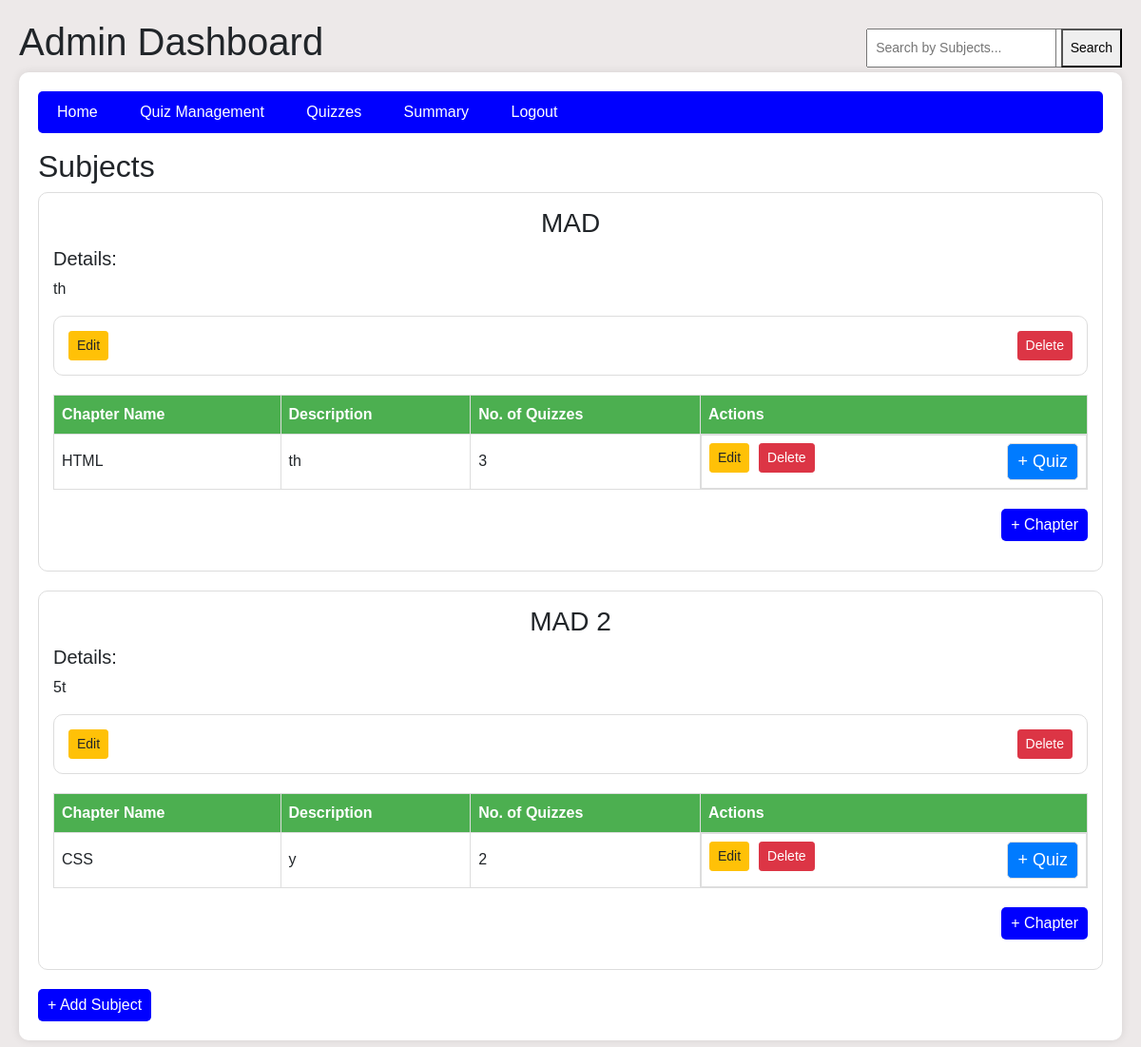
/admin/quiz_management, run on the app's committed database.
### model/model.py (models this page shows)
class Subject(db.Model):
    __tablename__ = "subjects"
    id = db.Column(db.Integer, primary_key=True)
    name = db.Column(db.String(100), nullable=False)
    description = db.Column(db.String(700), nullable=True)
    chapters = db.relationship("Chapter", back_populates="subject", cascade="all, delete-orphan")

class Chapter(db.Model):
    __tablename__ = "chapters"
    id = db.Column(db.Integer, primary_key=True)
    name = db.Column(db.String(100), nullable=False)
    description = db.Column(db.String(700), nullable=False)
    subject_id = db.Column(db.Integer, db.ForeignKey("subjects.id"), nullable=False)
    subject = db.relationship("Subject", back_populates="chapters")
    quizzes = db.relationship("Quiz", back_populates="chapter", cascade="all, delete-orphan")

### controllers/controllers.py (the view)
@controllers.route('/admin/quiz_management', methods = ['get', 'post'])
def admin_quiz_management():
    search_query = request.args.get('search', '').strip()  # Get search query from URL
    if search_query:
        subjects = Subject.query.filter(Subject.name.ilike(f"%{search_query}%")).all()  # Case-insensitive search
    else:
        subjects = Subject.query.all()  # Fetch all subjects for the dashboard
    chapters = Chapter.query.all()  # Fetch all chapters
    quizzes = Quiz.query.all()  # Fetch all quizzes
    questions = Question.query.all()  # Fetch all questions
    return render_template('admin_dashboard_1.html', subjects=subjects, chapters=chapters, quizzes=quizzes, questions=questions , search_query=search_query)

### templates/admin_dashboard_1.html (shortened to what this page needs)
<!DOCTYPE html>
<html lang="en">
<head>
    <link href="https://stackpath.bootstrapcdn.com/bootstrap/4.5.2/css/bootstrap.min.css" rel="stylesheet">
</head>
<body>
    <h1>Admin Dashboard</h1>
    <div class="dashboard-container">
        <div class="nav-bar">
            <div>
                <a href="{{ url_for('controllers.admin_dashboard') }}">Home</a>
                <a href="{{ url_for('controllers.admin_quiz_management') }}">Quiz Management</a>
                <a href="{{ url_for('controllers.admin_quizzes') }}">Quizzes</a>
                <a href="{{ url_for('controllers.admin_summary') }}">Summary</a>
                <a href="{{ url_for('controllers.logout') }}">Logout</a>
            </div>
            <div class="search-container">
            </div>
        </div>
    <div class="search-container">
        <form method="GET" action="{{ url_for('controllers.admin_quiz_management') }}">
            <input type="text" name="search" value="{{ search_query }}" placeholder="Search by Subjects...">
            <button type="submit">Search</button>
        </form>
    </div>
    <h2>Subjects</h2>
    {% for subject in subjects %}
    <div class="subject-box">
        <h3 align = "center">{{ subject.name }}</h3>
        <h5>Details:</h5>
        <p>
            {{subject.description}}
        </p>
        <div class = "sub-btn" >
            <form align = 'right' action = "{{ url_for('controllers.edit_subject', subject_id=subject.id)  }}" method ="get">
                <button class="btn btn-sm btn-warning">Edit</button>
            </form>
            <form align = 'right'  action = "{{ url_for('controllers.delete_subject', subject_id=subject.id) }}" method = "POST">
                <button class="btn btn-sm btn-danger" onclick="return confirm('Are you sure you want to delete Subject : {{subject.name}}?');">Delete</button>
            </form>
        </div>
        <table class="chapter-table">
            <thead>
                <tr>
                    <th>Chapter Name</th>
                    <th>Description</th>
                    <th>No. of Quizzes</th>
                    <th>Actions</th>
                </tr>
            </thead>
            <tbody>
                {% for chapter in subject.chapters %}
                <tr>
                    <td>{{ chapter.name }}</td>
                    <td>{{ chapter.description }}</td>
                    <td>{{ chapter.quizzes|length }}</td>
                    <td class="btn-inline">
                        <form  action = "{{ url_for('controllers.edit_chapter', chapter_id=chapter.id, subject_id = subject.id)  }}" method ="get" >
                            <button class="btn btn-sm btn-warning">Edit</button>
                        </form>
                        <form   action = "{{ url_for('controllers.delete_chapter', chapter_id=chapter.id) }}" method = "POST">
                            <button class="btn btn-sm btn-danger" onclick="return confirm('Are you sure you want to delete Chapter : {{chapter.name}}?');">Delete</button>
                        </form>
                        <form class = 'btn-quiz' action = "{{ url_for('controllers.create_quiz', chapter_id=chapter.id , subject_id = subject.id) }}" >
                            <button class="btn btn-primary">+ Quiz</button>
                        </form>
                    </td>
                </tr>
                {% endfor %}
            </tbody>
        </table>
            <form method="GET" action="{{ url_for('controllers.create_chapter', subject_id=subject.id) }}" style="display: inline;">
                <p align="right">
                 <button type="submit" class="btn-add">+ Chapter</button>
                </p>
            </form>
    </div>
    {% endfor %}
    <form method="GET" action="{{ url_for('controllers.create_subject') }}" style="display: inline;">
        <button type="submit" class="btn-add">+ Add Subject</button>
    </form>
</div>
</body>
</html>

### templates/admin_dashboard_1.html (style rules this page uses)
body { font-family: Arial, sans-serif; margin: 0; padding: 20px; background-color: rgb(237, 233, 233); }
.search-container { position: absolute; right: 20px; top: 20px; }
.search-container input[type="text"] { padding: 8px; font-size: 14px; }
.search-container button { padding: 8px; font-size: 14px; }
table { width: 100%; border-collapse: collapse; margin-bottom: 20px; }
table, th, td { border: 1px solid #ddd; }
th, td { padding: 10px; text-align: left; }
th { background-color: #4CAF50; color: white; }
.dashboard-container { max-width: 1200px; margin: auto; background: white; padding: 20px; border-radius: 10px; box-shadow: 0px 0px 10px rgba(0, 0, 0, 0.1); }
.nav-bar { display: flex; justify-content: space-between; background: blue; padding: 10px; color: white; border-radius: 5px; }
.nav-bar a { color: white; margin: 0 10px; text-decoration: none; }
.search-container { display: flex; justify-content: flex-end; margin: 10px 0; }
.search-container input { padding: 5px; width: 200px; }
.subject-box { border: 1px solid #ddd; border-radius: 10px; padding: 15px; margin-bottom: 20px; }
.chapter-table { width: 100%; border-collapse: collapse; margin-top: 10px; }
.chapter-table th, .chapter-table td { border: 1px solid #ddd; padding: 8px; text-align: left; }
.btn-add { background-color: blue; color: white; border: none; padding: 5px 10px; border-radius: 5px; cursor: pointer; }
.btn-inline { display: flex; gap: 10px; }
.sub-btn { border: 1px solid #ddd; border-radius: 10px; padding: 15px; margin-bottom: 20px; display: flex; justify-content: space-between; align-items: center; }
.btn-quiz { margin-left: auto; display: flex; }
.btn-quiz button { background-color: #007bff; color: white; padding: 5px 10px; border: 1px solid #ddd; border-radius: 5px; font-size: 18px; }

### data on the page
Subject: name "MAD", description "th"
Chapter: name "HTML", description "th", quizzes|length "3"
Subject: name "MAD 2", description "5t"
Chapter: name "CSS", description "y", quizzes|length "2"
